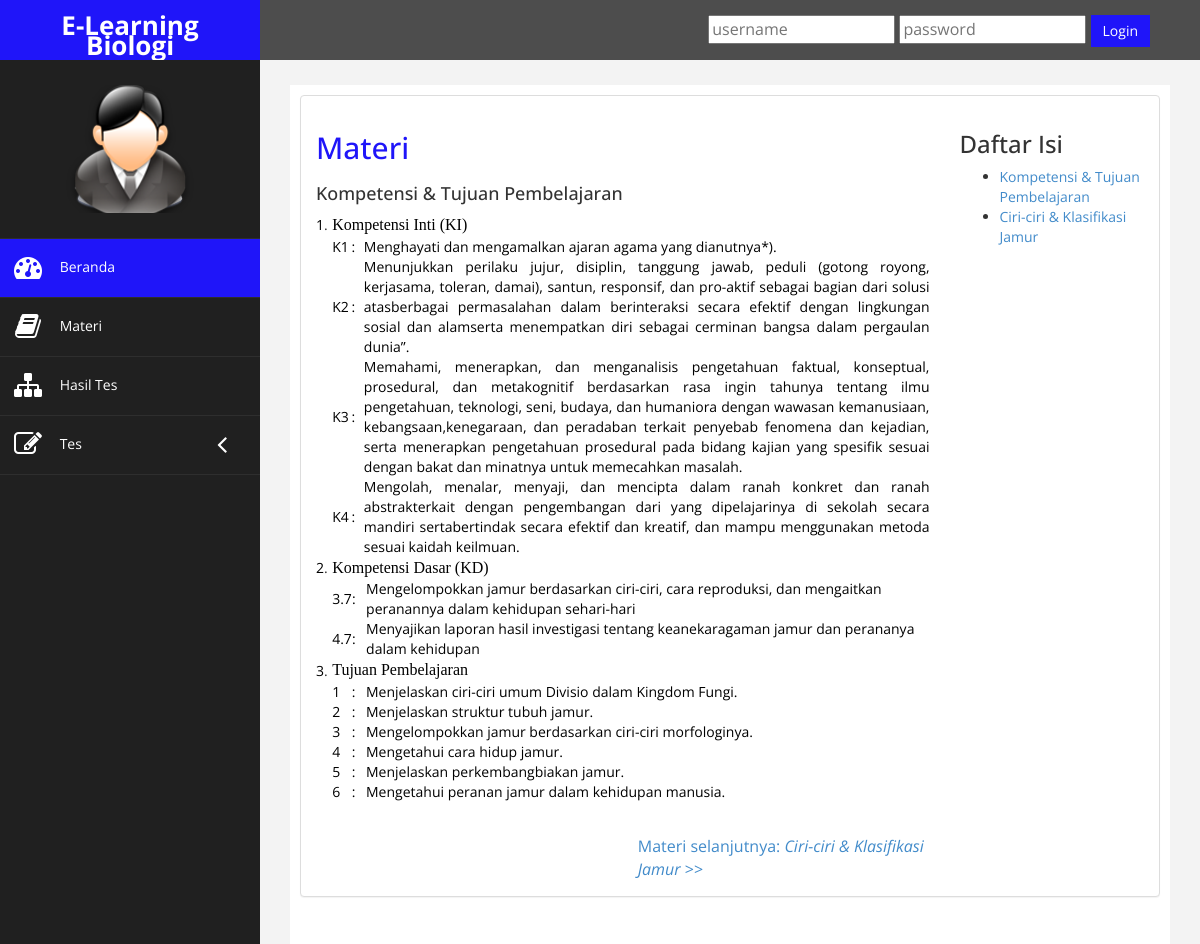
The app's page /?page=materi with its own data.
### tables this page shows
CREATE TABLE `materi` (
  `id_materi` bigint(20) UNSIGNED NOT NULL,
  `sub_judul` varchar(255) NOT NULL,
  `deskripsi` text NOT NULL,
  `gambar` varchar(255) DEFAULT NULL,
  `gambar_path` varchar(255) DEFAULT NULL,
  `aktif` enum('Y','T') DEFAULT 'Y',
  `order` int(11) NOT NULL DEFAULT 0
);

### menu.php (the view, shortened to what this page needs)
<li>
	<a class="active-menu" href="index.php">
		<i class="fa fa-dashboard fa-2x fa-fw"></i>
		Beranda
	</a>
</li>
<li>
	<a href="?page=materi">
		<i class="fa fa-book fa-2x fa-fw"></i>
		Materi
	</a>
</li>
<li>
	<a href="?page=datahasil">
		<i class="fa fa-sitemap fa-2x fa-fw"></i>
		Hasil Tes
	</a>
</li>
<li>
	<a href="#">
		<i class="fa fa-edit fa-2x fa-fw"></i>
		Tes
		<i class="fa arrow fa-2x fa-fw"></i>
	</a>
</li>

### materi.php (shortened to what this page needs)
<?php
$subjectId  = $_GET['id_materi'] ?? 1;
$subject    = mysqli_fetch_array(
    mysqli_query($koneksi, "
        SELECT
            m1.*,
            (
                SELECT m2.id_materi FROM `materi` m2 WHERE m2.`order` < m1.`order` ORDER BY m2.`order` DESC LIMIT 0, 1
            ) AS `previous_id_materi`,
            (
                SELECT m2.sub_judul FROM `materi` m2 WHERE m2.`order` < m1.`order` ORDER BY m2.`order` DESC LIMIT 0, 1
            ) AS `previous_sub_judul`,
            (
                SELECT m2.id_materi FROM `materi` m2 WHERE m2.`order` > m1.`order` ORDER BY m2.`order` ASC LIMIT 0, 1
            ) AS `next_id_materi`,
            (
                SELECT m2.sub_judul FROM `materi` m2 WHERE m2.`order` > m1.`order` ORDER BY m2.`order` ASC LIMIT 0, 1
            ) AS `next_sub_judul`
        FROM `materi` m1
        WHERE `id_materi` = '$subjectId'
    ")
);
$subjects   = mysqli_query($koneksi, "SELECT * FROM `materi` ORDER BY `order` ASC");
?>
<div class="row">
    <div class="col-md-9">
        <h2>Materi</h2>
        <div>
            <h4><?= $subject['sub_judul']; ?></h4>
            <div style="margin-bottom: 10px;">
                <?= $subject['deskripsi']; ?>
            </div>
            <div class="row">
                <div class="col-md-6">
                </div>
                <div class="col-md-6">
                    <?php if ($subject['next_id_materi'] != '') : ?>
                        <a class="pull-right" href="?page=materi&id_materi=<?= $subject['next_id_materi']; ?>" style="font-size: 16px;">
                            Materi selanjutnya:
                            <em>
                                <?= $subject['next_sub_judul']; ?>
                            </em>
                            &#62;&#62;
                        </a>
                    <?php endif ?>
                </div>
            </div>
        </div>
    </div>
    <div class="col-md-3">
        <h3>Daftar Isi</h3>
        <ul>
            <?php
            foreach ($subjects as $subject) {
                echo "
                        <li>
                            <a href='?page=materi&id_materi=$subject[id_materi]'>
                                $subject[sub_judul]
                            </a>
                        </li>
                    ";
            }
            ?>
        </ul>
    </div>
</div>

### assets/css/custom.css (style rules this page uses)
body { font-family: 'Open Sans', sans-serif; }
i { vertical-align: middle; }
h2 { color: #1f15f9; }
h4 { padding-top:10px; }
.active-menu { background-color:#1f15f9!important; }
.arrow { float: right; }
.fa.arrow:before { content: "\f104"; }
.sidebar-collapse .nav > li > a { color:#fff; background:#202020; text-shadow:none; }
.sidebar-collapse > .nav > li > a { padding:15px 10px; }
.sidebar-collapse > .nav > li { border-bottom: 1px solid rgba(107, 108, 109, 0.19); }
.nav > li > a > i { margin-right:10px; }

### records on screen
materi: sub_judul "Kompetensi & Tujuan Pembelajaran", deskripsi "1 . Kompetensi Inti (KI) K1 : Menghayati dan mengamalkan ajaran agama yang dianutnya*). K2 : Menunjukkan perilaku jujur, disiplin, tanggung jawab, peduli (gotong royong, kerjasama, toleran, damai), santun, responsif, dan pro-aktif sebagai bagian dari solusi atasberbagai permasalahan dalam berinteraksi secara efektif dengan lingkungan sosial dan alamserta menempatkan diri sebagai cerminan bangsa dalam pergaulan dunia”. K3 : Memahami, menerapkan, dan menganalisis pengetahuan faktual, konseptual, prosedural, dan metakognitif berdasarkan rasa ingin tahunya tentang ilmu pengetahuan, teknologi, seni, budaya, dan humaniora dengan wawasan kemanusiaan, kebangsaan,kenegaraan, dan peradaban terkait…"
materi: sub_judul "Ciri-ciri & Klasifikasi Jamur"

### other values on screen
$subject['next_sub_judul'] "Ciri-ciri & Klasifikasi Jamur"
